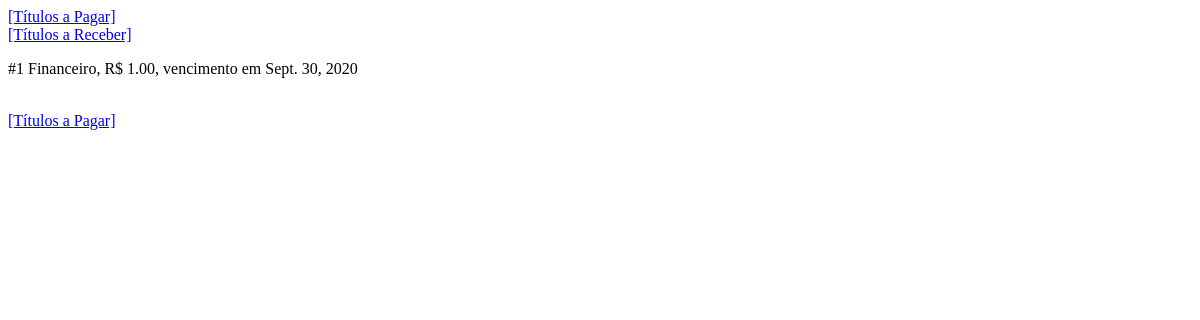
/fluxo/pagar/1, run on an earlier commit of the app's database.
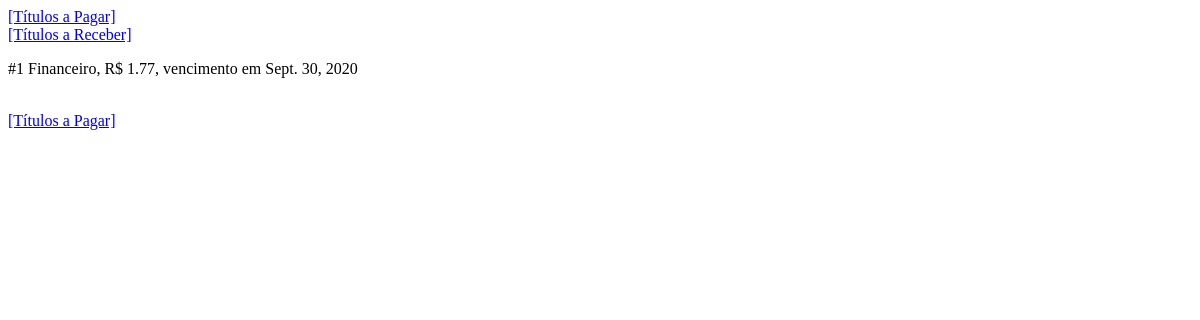
And on a later commit of the database.
### fluxocaixa/models.py (models this page shows, shortened)
class TituloPagar(models.Model):
    data_vencimento = models.DateField()
    data_pagamento = models.DateField(
        blank=True,
        null=True
    )
    valor = models.DecimalField(max_digits=11, decimal_places=2)
    descricao = models.CharField(max_length=100)
    classificacao = models.ForeignKey(
        ClassificacaoPagar,
        on_delete=models.RESTRICT,
        null=True)
    formapagamento = models.ForeignKey(
        FormaPagamento,
        on_delete=models.RESTRICT,
        null=True)
    OPCOES_SITUACAO = [
        ('PG','Pago'),
        ('AP','A Pagar')
    ]
    situacao = models.CharField(
        max_length=2,
        choices=OPCOES_SITUACAO,
        default='AP'
    )
    objects = TituloManager()

### fluxocaixa/views/vtitulopagar.py (the view)
# urls.py: path('pagar/<int:tituloid>', vtitulopagar.titulo, name='titulopagar'),
def titulo(request,tituloid):
    db_entidade = TituloPagar.objects.titulo(tituloid=tituloid).values()
    payload = { 'lista' : list(db_entidade) }
    template = loader.get_template('titulopagar/detalhar.html')
    return HttpResponse(template.render(payload, request))

### fluxocaixa/models.py (called while the page is built)
    def titulo(self,tituloid):
        result = self.filter(id=tituloid)
        return result

### fluxocaixa/templates/titulopagar/detalhar.html
{% extends 'base.html' %}
{% block content %}
    {% if lista %}
        {% for i in lista %}
            <div>
                <p>#{{i.id}} {{ i.descricao }}, R$ {{ i.valor }}, vencimento em {{ i.data_vencimento}}</p>
            </div>
        {% endfor %}
    {% else %}
        <p>Nenhum item localizado para exibição.</p>
    {% endif %}
    <br />
    <a href="{% url 'titulospagar' %}">[Títulos a Pagar]</a>
{% endblock %}

What changed in the data, as far as the page shows it:
changed TituloPagar "Financeiro": valor "1.00" → "1.77"
